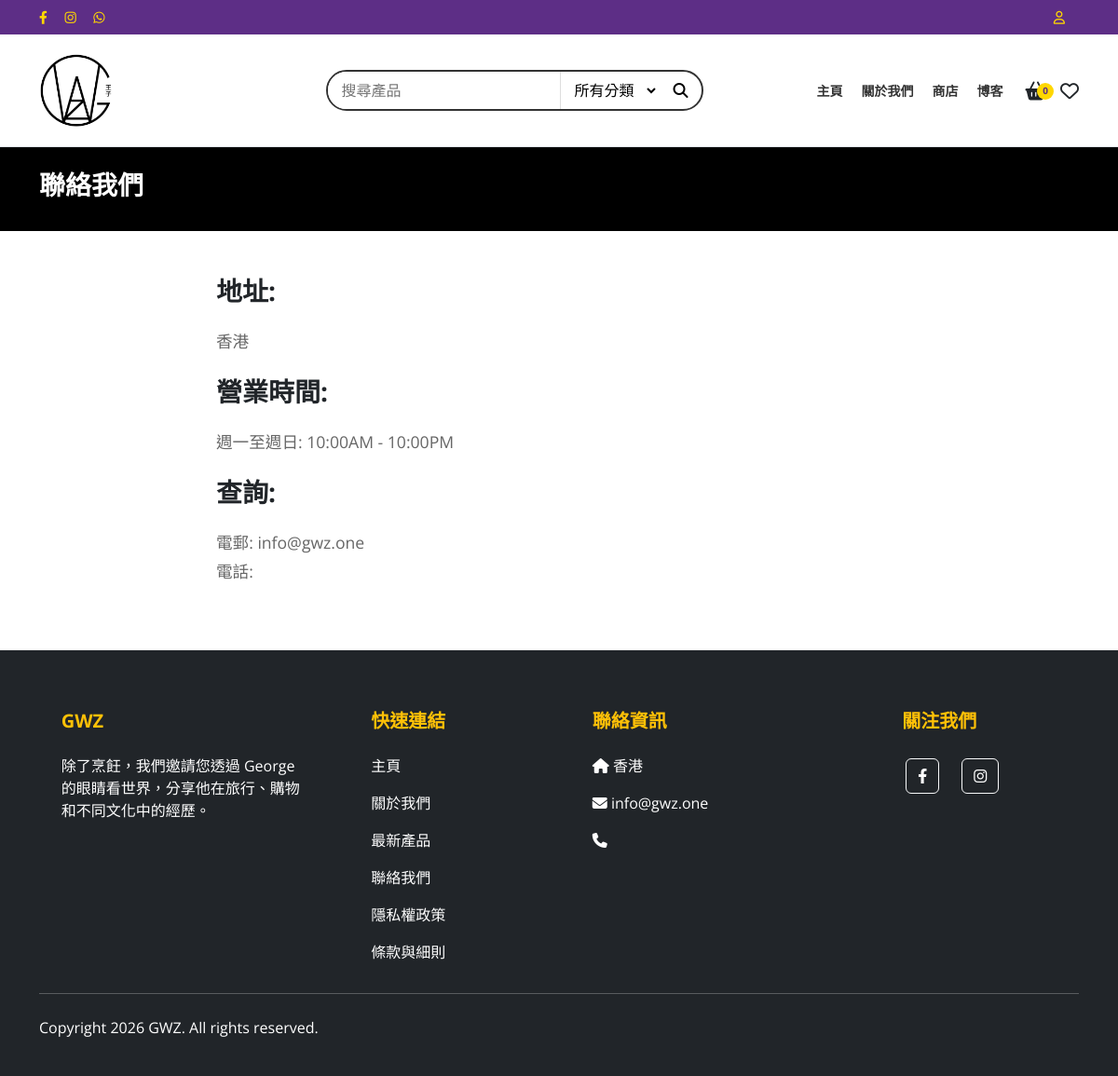
Page /contact/ on the committed database.
### store/models.py (models this page shows, shortened)
class SiteSettings(models.Model):
    site_name = models.CharField(max_length=100, default="My E-Shop", verbose_name=_("Site Name"))
    logo = models.ImageField(upload_to='site/', blank=True, null=True, verbose_name=_("Logo"))
    hero_banner = models.ImageField(upload_to='site/', blank=True, null=True, verbose_name=_("Hero Banner"))
    hero_title = models.CharField(max_length=200, blank=True, verbose_name=_("Hero Title"))
    hero_subtitle = models.CharField(max_length=200, blank=True, verbose_name=_("Hero Subtitle"))
    hero_button_text = models.CharField(max_length=50, blank=True, verbose_name=_("Hero Button Text"))
    hero_link = models.URLField(blank=True, verbose_name=_("Hero Link"))
    feature_title = models.CharField(max_length=200, blank=True, default="我們有什麽", verbose_name=_("Feature Title"))
    feature_subtitle = models.CharField(max_length=500, blank=True, default="加入我們對食物的精雕細琢之旅，感受我們的美食文化與獨特風格", verbose_name=_("Feature Subtitle"))
    feature_image = models.ImageField(upload_to='site/', blank=True, null=True, verbose_name=_("Feature Image"))
    founder_image = models.ImageField(upload_to='site/', blank=True, null=True, verbose_name=_("Founder Image"))
    founder_name = models.CharField(max_length=100, blank=True, default="王子", verbose_name=_("Founder Name"))
    founder_intro_title = models.CharField(max_length=200, blank=True, default="平凡中見不凡", verbose_name=_("Founder Intro Title"))
    founder_intro_text = models.TextField(blank=True, default="加入王子的美食之旅，享受生活中的美好事物！", verbose_name=_("Founder Intro Text"))
    contact_phone = models.CharField(max_length=50, blank=True, verbose_name=_("Contact Phone"))
    contact_email = models.EmailField(blank=True, verbose_name=_("Contact Email"))
    contact_address = models.CharField(max_length=255, blank=True, verbose_name=_("Contact Address"))
    contact_opening_hours = models.CharField(max_length=255, blank=True, default="週一至週日: 10:00AM - 10:00PM", verbose_name=_("Opening Hours"))
    footer_about = models.TextField(blank=True, verbose_name=_("Footer About"))
    footer_copyright = models.CharField(max_length=200, blank=True, default="Copyright © 2026 GWZ", verbose_name=_("Footer Copyright"))
    facebook_url = models.URLField(blank=True, verbose_name=_("Facebook URL"))
    instagram_url = models.URLField(blank=True, verbose_name=_("Instagram URL"))
    whatsapp_url = models.URLField(blank=True, verbose_name=_("WhatsApp URL"))
    facebook_pixel_id = models.CharField(max_length=50, blank=True, help_text="Example: 123456789", verbose_name=_("Facebook Pixel ID"))
    google_analytics_id = models.CharField(max_length=50, blank=True, help_text="Example: G-XXXXXXXXXX", verbose_name=_("Google Analytics ID"))
    smtp_host = models.CharField(max_length=200, blank=True, verbose_name=_("SMTP Host"))
    smtp_port = models.IntegerField(default=587, verbose_name=_("SMTP Port"))
    smtp_user = models.CharField(max_length=200, blank=True, verbose_name=_("SMTP User"))
    smtp_password = models.CharField(max_length=200, blank=True, verbose_name=_("SMTP Password"))
    smtp_use_tls = models.BooleanField(default=True, verbose_name=_("Use TLS"))
    smtp_from_email = models.EmailField(blank=True, verbose_name=_("From Email"))
    menu_home_text = models.CharField(max_length=50, default="主頁", verbose_name=_("Menu Home Text"))
    menu_store_text = models.CharField(max_length=50, default="商店", verbose_name=_("Menu Store Text"))
    menu_about_text = models.CharField(max_length=50, default="關於我們", verbose_name=_("Menu About Text"))
    menu_blog_text = models.CharField(max_length=50, default="博客", verbose_name=_("Menu Blog Text"))
    menu_contact_text = models.CharField(max_length=50, default="聯絡我們", verbose_name=_("Menu Contact Text"))
    menu_tutorial_text = models.CharField(max_length=50, default="購物流程教學", verbose_name=_("Menu Tutorial Text"))
    menu_tutorial_link = models.CharField(max_length=200, default="#", verbose_name=_("Menu Tutorial Link"))
    top_bar_bg_color = models.CharField(max_length=20, default="#F50057", verbose_name=_("Top Bar Bg Color"), help_text=_("Hex color code (e.g. #F50057)"))
    navbar_bg_color = models.CharField(max_length=20, default="#D32F2F", verbose_name=_("Navbar Bg Color"), help_text=_("Hex color code (e.g. #D32F2F)"))
    navbar_text_color = models.CharField(max_length=20, default="#ffffff", verbose_name=_("Navbar Text Color"), help_text=_("Hex color code (e.g. #ffffff)"))
    navbar_items = models.TextField(default="HP, CANON, BROTHER, EPSON, SAMSUNG, XEROX, PANTUM, LEXMARK, KODAK, 其他商品", verbose_name=_("Navbar Items"), help_text=_("Comma separated list"))
    product_label_bg_color = models.CharField(max_length=20, default="#D32F2F", verbose_name=_("Product Label Bg Color"))
    product_label_text_color = models.CharField(max_length=20, default="#ffffff", verbose_name=_("Product Label Text Color"))
    class Meta:
        verbose_name = _("Site Settings")
        verbose_name_plural = _("Site Settings")

### store/views.py (the view)
# urls.py: path('contact/', views.contact_view, name='contact'),
def contact_view(request):
    return render(request, 'store/contact.html')

### store/context_processors.py (called while the page is built, shortened)
def site_settings(request):
    try:
        settings = SiteSettings.objects.first()
    except Exception:
        settings = None
    categories = Category.objects.all().order_by('name')
    return {
        'site_settings': settings,
        'categories': categories
    }

def cart_processor(request):
    cart = request.session.get('cart', {})
    cart_items = []
    cart_total_price = Decimal('0')
    cart_item_count = 0
    return {
        'cart_item_count': cart_item_count,
        'cart_items': cart_items,
        'cart_total_price': cart_total_price
    }

### templates/store/contact.html (shortened to what this page needs)
{% extends 'base.html' %}
{% load i18n %}
{% block content %}
<div class="bg-black text-white py-4 mb-5">
    <div class="container">
        <h1 class="h3 fw-bold">{% trans "Contact Us" %}</h1>
    </div>
</div>
<div class="container mb-5">
    <div class="row">
        <div class="col-lg-8 mx-auto">
            <h3 class="mb-4 fw-bold">{% trans "Address:" %}</h3>
            <p class="mb-4" style="font-size: 1.1rem; color: #666;">
                {% if site_settings.contact_address %}{{ site_settings.contact_address }}{% else %}{% trans "Hong Kong" %}{% endif %}
            </p>
            <h3 class="mb-4 fw-bold">{% trans "Opening Hours:" %}</h3>
            <p class="mb-4" style="font-size: 1.1rem; color: #666;">
                {% if site_settings.contact_opening_hours %}{{ site_settings.contact_opening_hours }}{% else %}{% trans "Mon - Sun: 10:00AM - 10:00PM" %}{% endif %}
            </p>
            <h3 class="mb-4 fw-bold">{% trans "Enquiries:" %}</h3>
            <div class="mb-4" style="font-size: 1.1rem; color: #666;">
                <p class="mb-1">{% trans "Email:" %} {{ site_settings.contact_email|default:"info@gwz.one" }}</p>
                <p class="mb-1">{% trans "Phone:" %} {{ site_settings.contact_phone|default:"" }}</p>
            </div>
        </div>
    </div>
</div>
{% endblock %}

### templates/base.html (shortened to what this page needs)
<!doctype html>
{% load i18n %}
<html lang="{{ LANGUAGE_CODE }}">
<head>
  {% load static %}
  <link href="https://cdn.jsdelivr.net/npm/bootstrap@5.3.3/dist/css/bootstrap.min.css" rel="stylesheet">
  <link rel="stylesheet" href="https://cdnjs.cloudflare.com/ajax/libs/font-awesome/6.4.0/css/all.min.css">
  <link rel="stylesheet" href="{% static 'css/style.css' %}">
</head>
<body>
  <div class="top-bar" style="background-color: {{ site_settings.top_bar_bg_color|default:'#F50057' }};">
    <div class="container d-flex justify-content-between align-items-center">
      <div class="social-icons">
        <a href="{{ site_settings.facebook_url|default:'#' }}"><i class="fab fa-facebook-f"></i></a>
        <a href="{{ site_settings.instagram_url|default:'#' }}"><i class="fab fa-instagram"></i></a>
        <a href="{{ site_settings.whatsapp_url|default:'#' }}"><i class="fab fa-whatsapp"></i></a>
      </div>
      <div class="d-flex align-items-center">
        {% if user.is_authenticated %}
            <a href="{% url 'profile' %}" class="text-white ms-2"><i class="fas fa-user"></i> {{ user.username }}</a>
            <form method="post" action="{% url 'logout' %}" class="d-inline ms-2">
                {% csrf_token %}
                <button type="submit" class="btn btn-link text-white p-0" style="font-size: 0.9rem;">{% trans "Logout" %}</button>
            </form>
        {% else %}
            <a href="{% url 'login' %}"><i class="far fa-user"></i></a>
        {% endif %}
      </div>
    </div>
  </div>
  <header class="main-header">
    <div class="container">
      <div class="row align-items-center">
        <div class="col-6 col-md-3 col-lg-3 d-flex align-items-center">
          <a href="{% url 'product_list' %}" class="text-decoration-none">
            <div class="d-flex align-items-center">
               {% if site_settings.logo %}
                 <img src="{{ site_settings.logo.url }}" alt="{{ site_settings.site_name }}" style="max-height: 80px; width: auto;">
               {% else %}
                 <img src="{% static 'img/logo.png' %}" alt="GWZ Logo" style="max-height: 80px; width: auto;">
               {% endif %}
            </div>
          </a>
        </div>
        <div class="col-12 col-md-5 col-lg-5 order-3 order-md-2 mt-3 mt-md-0">
          <form class="search-container" action="{% url 'product_list' %}" method="get">
            <input type="text" name="q" class="search-input" placeholder="{% trans 'Search products' %}" value="{{ search_query|default:'' }}">
            <select class="search-select d-none d-sm-block" name="category" onchange="this.form.submit()">
              <option value="">{% trans "All Categories" %}</option>
            </select>
            <button type="submit" class="search-btn">
              <i class="fas fa-search"></i>
            </button>
          </form>
        </div>
        <div class="col-6 col-md-4 col-lg-4 order-2 order-md-3">
          <div class="d-flex justify-content-end align-items-center">
            <div class="nav-links d-none d-lg-flex">
            <a href="{% url 'product_list' %}" class="{% if request.path == '/' %}active{% endif %}">{% if site_settings.menu_home_text %}{{ site_settings.menu_home_text }}{% else %}{% trans "Home" %}{% endif %}</a>
            <a href="{% url 'page_detail' 'about-us' %}" class="{% if '/pages/about-us/' in request.path %}active{% endif %}">{% if site_settings.menu_about_text %}{{ site_settings.menu_about_text }}{% else %}{% trans "About Us" %}{% endif %}</a>
            <a href="{% url 'shop' %}" class="{% if '/shop/' in request.path %}active{% endif %}">{% if site_settings.menu_store_text %}{{ site_settings.menu_store_text }}{% else %}{% trans "Store" %}{% endif %}</a>
            <a href="{% url 'page_detail' 'blog' %}" class="{% if '/pages/blog/' in request.path %}active{% endif %}">{% if site_settings.menu_blog_text %}{{ site_settings.menu_blog_text }}{% else %}{% trans "Blog" %}{% endif %}</a>
          </div>
            <div class="header-icons ms-4">
              <a href="#" class="cart-icon text-dark text-decoration-none" data-bs-toggle="offcanvas" data-bs-target="#shoppingCartOffcanvas" aria-controls="shoppingCartOffcanvas">
                <i class="fas fa-shopping-basket fa-lg"></i>
                <span class="cart-badge">{{ cart_item_count|default:0 }}</span>
              </a>
              <a href="{% url 'wishlist' %}" class="text-dark"><i class="far fa-heart fa-lg"></i></a>
            </div>
          </div>
        </div>
      </div>
    </div>
  </header>
  <main>
    {% block content %}{% endblock %}
  </main>
  <footer class="bg-dark text-white pt-5 pb-4 mt-5">
    <div class="container">
      <div class="row">
        <div class="col-md-3 col-lg-3 col-xl-3 mx-auto mt-3">
          <h5 class="text-uppercase mb-4 fw-bold text-warning">{{ site_settings.site_name|default:"GWZ" }}</h5>
          <p>
            {% trans "Beyond cooking, we invite you to see the world through George's eyes, sharing his experiences in travel, shopping, and different cultures." %}
          </p>
        </div>
        <div class="col-md-2 col-lg-2 col-xl-2 mx-auto mt-3">
          <h5 class="text-uppercase mb-4 fw-bold text-warning">{% trans "Quick Links" %}</h5>
          <p><a href="{% url 'product_list' %}" class="text-white text-decoration-none">{% if site_settings.menu_home_text %}{{ site_settings.menu_home_text }}{% else %}{% trans "Home" %}{% endif %}</a></p>
          <p><a href="{% url 'page_detail' 'about-us' %}" class="text-white text-decoration-none">{% if site_settings.menu_about_text %}{{ site_settings.menu_about_text }}{% else %}{% trans "About Us" %}{% endif %}</a></p>
          <p><a href="{% url 'product_list' %}" class="text-white text-decoration-none">{% trans "Latest Products" %}</a></p>
          <p><a href="{% url 'contact' %}" class="text-white text-decoration-none">{% if site_settings.menu_contact_text %}{{ site_settings.menu_contact_text }}{% else %}{% trans "Contact Us" %}{% endif %}</a></p>
          <p><a href="{% url 'page_detail' 'privacy' %}" class="text-white text-decoration-none">{% trans "Privacy Policy" %}</a></p>
          <p><a href="{% url 'page_detail' 'terms' %}" class="text-white text-decoration-none">{% trans "Terms & Conditions" %}</a></p>
        </div>
        <div class="col-md-4 col-lg-3 col-xl-3 mx-auto mt-3">
          <h5 class="text-uppercase mb-4 fw-bold text-warning">{% trans "Contact Info" %}</h5>
          <p><i class="fas fa-home mr-3"></i> {{ site_settings.contact_address|default:"Hong Kong" }}</p>
          <p><i class="fas fa-envelope mr-3"></i> {{ site_settings.contact_email|default:"info@gwz.one" }}</p>
          <p><i class="fas fa-phone mr-3"></i> {{ site_settings.contact_phone|default:"" }}</p>
        </div>
        <div class="col-md-3 col-lg-2 col-xl-2 mx-auto mt-3">
           <h5 class="text-uppercase mb-4 fw-bold text-warning">{% trans "Follow Us" %}</h5>
           <div class="d-flex gap-3">
             <a href="{{ site_settings.facebook_url|default:'#' }}" class="btn btn-outline-light btn-floating m-1 text-white" role="button"><i class="fab fa-facebook-f"></i></a>
             <a href="{{ site_settings.instagram_url|default:'#' }}" class="btn btn-outline-light btn-floating m-1 text-white" role="button"><i class="fab fa-instagram"></i></a>
           </div>
        </div>
      </div>
      <hr class="mb-4">
      <div class="row align-items-center">
        <div class="col-md-7 col-lg-8">
          <p>{{ site_settings.footer_copyright|default:"Copyright © 2026 GWZ. All rights reserved." }}</p>
        </div>
      </div>
    </div>
  </footer>
</body>
</html>

### static/css/style.css (style rules this page uses)
:root { --primary-purple: #5D2E86; --primary-yellow: #FFD700; --light-gray: #f8f9fa; --border-color: #dee2e6; }
body { font-family: 'Open Sans', sans-serif; }
.top-bar { background-color: var(--primary-purple); color: white; padding: 8px 0; font-size: 14px; }
.top-bar a { color: var(--primary-yellow); text-decoration: none; margin-right: 15px; }
.main-header { background-color: white; padding: 20px 0; border-bottom: 1px solid var(--border-color); }
.search-container { border: 2px solid #333; display: flex; align-items: center; padding: 0; border-radius: 30px; overflow: hidden; max-width: 90%; margin: 0 auto; }
.search-input { border: none; padding: 8px 15px; flex-grow: 1; outline: none; }
.search-select { border: none; border-left: 1px solid #ddd; padding: 8px 10px; background-color: white; outline: none; cursor: pointer; }
.search-btn { background: none; border: none; padding: 8px 15px; cursor: pointer; }
.nav-links a { color: #333; text-decoration: none; font-weight: 600; margin-left: 20px; font-size: 14px; }
.header-icons { display: flex; align-items: center; gap: 15px; }
.cart-icon { position: relative; display: flex; align-items: center; gap: 5px; }
.cart-badge { position: absolute; top: -8px; right: -8px; background-color: var(--primary-yellow); color: var(--primary-purple); border-radius: 50%; width: 18px; height: 18px; font-size: 10px; display: flex; justify-content: center; align-items: center; font-weight: bold; }

### rows in the picture
SiteSettings: menu_home_text "主頁", menu_about_text "關於我們", menu_store_text "商店", menu_blog_text "博客", contact_address "香港", contact_opening_hours "週一至週日: 10:00AM - 10:00PM", contact_email "info@gwz.one", site_name "GWZ", menu_contact_text "聯絡我們", footer_copyright "Copyright 2026 GWZ. All rights reserved."

### other values in the picture
{{ cart_item_count|default:0 }} "0"
